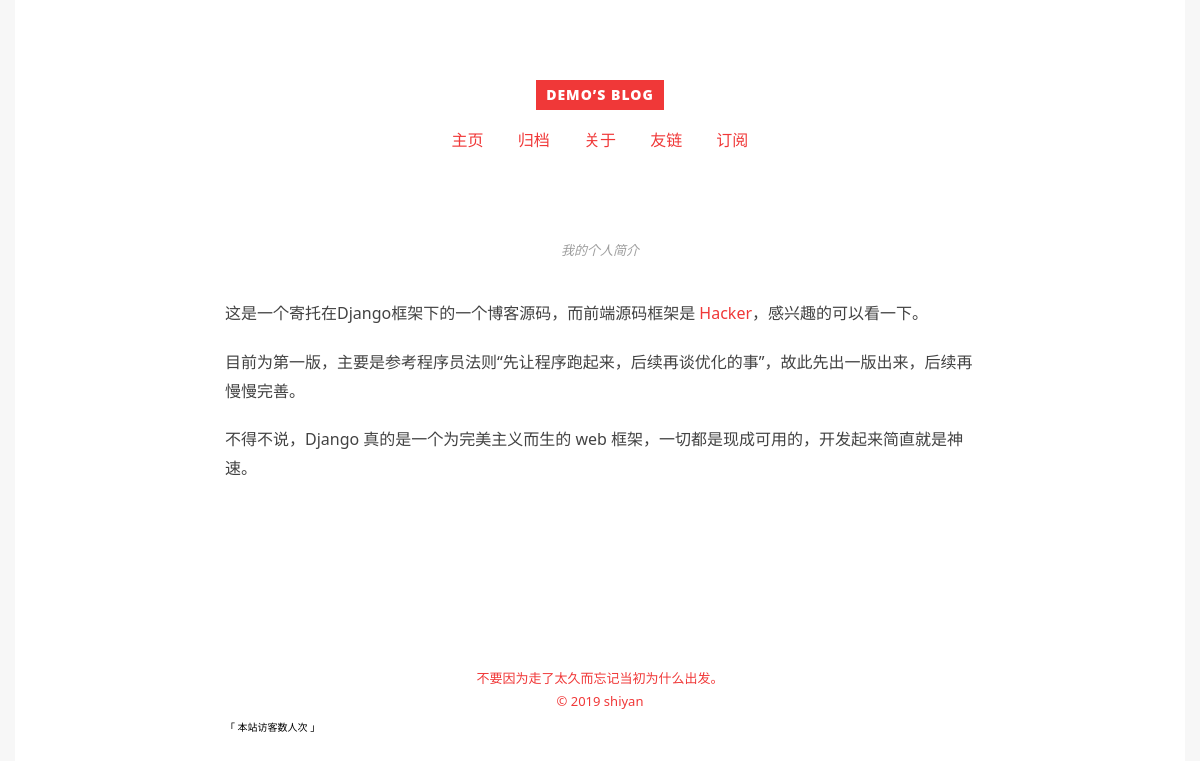
The page /about/ on the database its author committed.
### index/models.py (models this page shows, shortened)
class Index_Information(models.Model):
    title = models.CharField('博客标题名称①',max_length=50)
    title_name = models.CharField('博客标题名称②',max_length=50)
    Description = models.CharField('博客相关内容关键信息',max_length=50)
    class Meta:
        verbose_name = '博客标题'
        verbose_name_plural = verbose_name

### about/models.py (models this page shows, shortened)
class About(models.Model):
    about_context = RichTextUploadingField('个人简介-详情')
    class Meta:
        verbose_name = '个人简介'
        verbose_name_plural = verbose_name

### about/views.py (the view)
# urls.py: path('', views.blog_About, name="blog_About"),
def blog_About(request):
    index_information = Index_Information.objects.get(pk=1)
    index_about = About.objects.get(pk=1)
    return render(request,'about.html',locals())

### about/templates/about.html (shortened to what this page needs)
{% extends 'index.html' %}
{% block name_title %}{{ index_information.title_name }}{% endblock %}
{% block body %}
<main class="site-main posts-loop">
<article>
  <div class="article-top-meta">
    <span class="posted-on">
      <a href="{% url 'blog_About' %}" rel="bookmark">
        <time class="entry-date published">
          我的个人简介
        </time>
      </a>
    </span>
  </div>
 <div class="article-content">
    <div class="entry">
        <p>{{ index_about.about_context | safe }}</p>
   </div>
  </div>
</article>
 </main>
{% endblock %}

### static/css/style.css (style rules this page uses)
html { font-family: sans-serif; -ms-text-size-adjust: 100%; -webkit-text-size-adjust: 100%; }
body { margin: 0; }
article, aside, details, figcaption, figure, footer, header, hgroup, main, menu, nav, section, summary { display: block; }
a { background-color: transparent; }
html { font-size: 10px; -webkit-text-size-adjust: 100%; }
p, h1, h2, h3, h4, h5, h6 { margin: 0; }
a { text-decoration: none; }
body { background-color: #f7f7f7; font-family: "Segoe UI", "Lucida Grande", Helvetica, "Microsoft YaHei", FreeSans, Arimo, "Droid Sans", "wenquanyi micro hei", "Hiragino Sans GB", "Hiragino Sans GB W3", Arial, sans-serif; -moz-osx-font-smoothing: grayscale; -webkit-font-smoothing: antialiased; overflow-x: hidden; }
article { position: relative; padding: 8rem 0; }
article a { color: #f03838; }
article .article-top-meta { position: relative; color: #9e9e9e; font-size: 1.3rem; text-align: center; margin: 1rem 0; }
article .article-top-meta span { margin: 0 0.5rem; }
article .article-top-meta a { color: #9e9e9e; }
article .article-top-meta a time { font-style: italic; }
article .article-excerpt, article .article-content, article .featured-media { margin: 4rem 0; font-size: 1.6rem; color: #424242; }
article p { margin: 2rem 0; line-height: 1.8; }
@media (min-width: 768px) { article { padding: 8rem 0; } }

### rows shown on the page
Index_Information: title_name "DEMO’S BLOG"
About: about_context "这是一个寄托在Django框架下的一个博客源码，而前端源码框架是 Hacker ，感兴趣的可以看一下。 目前为第一版，主要是参考程序员法则“先让程序跑起来，后续再谈优化的事”，故此先出一版出来，后续再慢慢完善。 不得不说，Django 真的是一个为完美主义而生的 web 框架，一切都是现成可用的，开发起来简直就是神速。"
